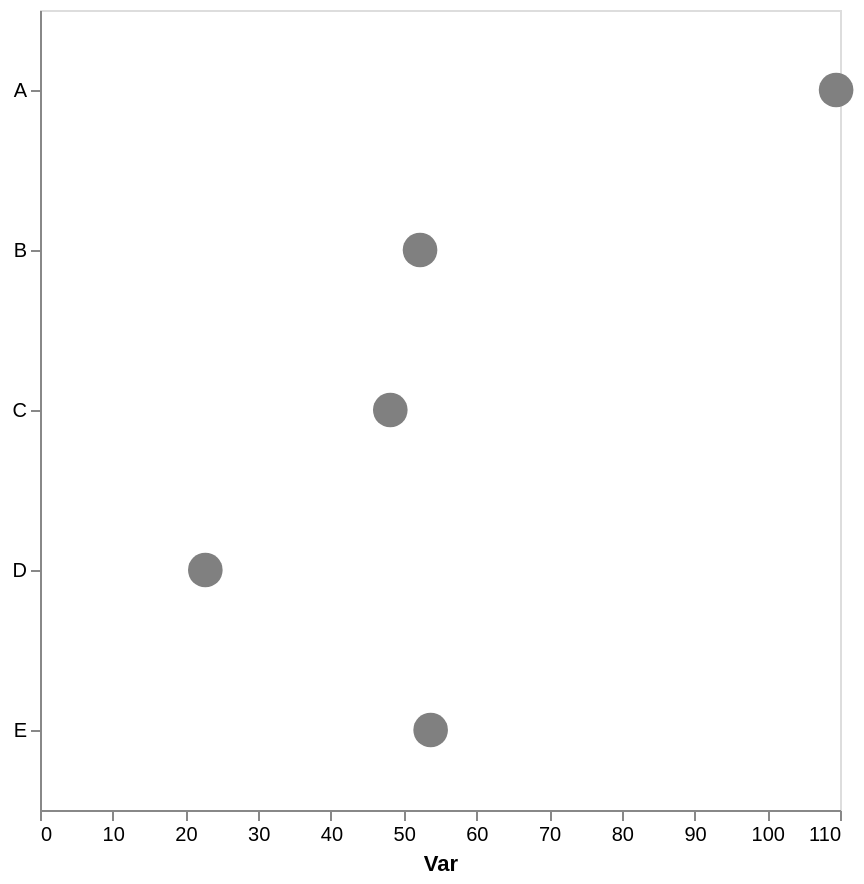

Vega-Lite specification stored for this chart:
### Vega-Lite specification from a JSON file in a GitHub repository (floating-point values rounded to 4 significant figures)
{"config": {"view": {"continuousWidth": 300, "continuousHeight": 300}, "axis": {"grid": false}, "bar": {"color": "gray"}}, "data": {"name": "data-a2d0720f4d6c12c92c890e0124d50a65"}, "mark": {"type": "point", "color": "gray", "filled": true, "size": 300}, "encoding": {"x": {"aggregate": "mean", "axis": {"title": "Var"}, "field": "var1", "type": "quantitative"}, "y": {"axis": {"title": null}, "field": "cat", "type": "nominal"}}, "height": 400, "width": 400, "$schema": "https://vega.github.io/schema/vega-lite/v5.17.0.json", "datasets": {"data-a2d0720f4d6c12c92c890e0124d50a65": [{"cat": "C", "var1": 42.31, "var2": 34.96}, {"cat": "D", "var1": 19.2, "var2": 45.31}, {"cat": "D", "var1": 26.27, "var2": 57.06}, {"cat": "A", "var1": 109.5, "var2": 45.57}, {"cat": "E", "var1": 46.26, "var2": 47.26}, {"cat": "B", "var1": 52.77, "var2": 35.85}, {"cat": "E", "var1": 44.55, "var2": 59.05}, {"cat": "E", "var1": 63.3, "var2": 44.54}, {"cat": "C", "var1": 64.45, "var2": 55.7}, {"cat": "E", "var1": 60.74, "var2": 63.22}, {"cat": "B", "var1": 51.74, "var2": 65.46}, {"cat": "C", "var1": 37.73, "var2": 53.9}]}}
